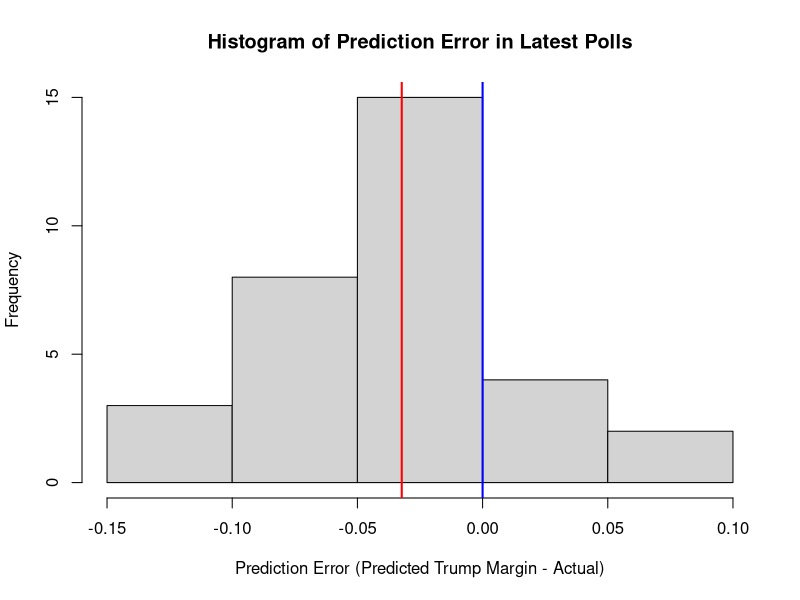

Write R code to recreate this figure.
## ---- chunk 1
results2024 <- read.csv("data/elecresults24.csv", stringsAsFactors = T)
## ---- chunk 2
sum(results2024$ev_total[results2024$called2024 == "R"])
sum(results2024$ev_total[results2024$called2024 == "D"])
## ---- chunk 3
results2024$predicted2024 <- results2024$called2020
## ---- chunk 4
mean(results2024$predicted2024 == results2024$called2024)
## ---- chunk 5
table(predicted=results2024$predicted2024, actual = results2024$called2024)
## ---- chunk 6
results2024$state[results2024$predicted2024 != results2024$called2024]
## ---- chunk 7
polls24 <- read.csv("data/polls24bothsources.csv")

## ---- chunk 8
polls24$pollmargin24 <- polls24$Trump - polls24$Harris
polls24$resultmargin24 <- polls24$rep_percent2024 - polls24$dem_percent2024
## ---- chunk 9
## Iteration vector
states <- unique(polls24$state)
states
## ---- chunk 10
## Subset to just Arizona
states[1]

subdata <- subset(polls24, state == states[1])

## Further subset to the "latest polls"
subdata <- subset(subdata, daystoelection < 15 | 
                      daystoelection == min(subdata$daystoelection) )
## ---- chunk 11
## Find the margin for the actual result
result.marginAZ <- mean(subdata$resultmargin24)
result.marginAZ
## Find the margin for our prediction
polls.marginAZ <- mean(subdata$pollmargin24)
polls.marginAZ
## Allocate votes for Biden according to the margin
trumpvotesAZ <- ifelse(mean(subdata$pollmargin24) > 0, 
                            unique(subdata$ev_total), 0)
trumpvotesAZ
## ---- chunk 12
## Iteration vector
states <- unique(polls24$state)

## Container vectors
polls.margin24 <- result.margin24 <- trumpvotes_pred <- trumpvotes_act <- 
  rep(NA, length(states))

names(polls.margin24) <- names(result.margin24) <- 
  names(trumpvotes_pred) <- names(trumpvotes_act)  <-as.character(unique(states))
## ---- chunk 13
## Loop
for(i in 1:length(states)){
  subdata <- subset(polls24, state == states[i] )
  subdata <- subset(subdata, daystoelection < 15 | 
                      daystoelection == min(subdata$daystoelection) )
  result.margin24[i] <- mean(subdata$resultmargin24)
  polls.margin24[i] <- mean(subdata$pollmargin24)
  trumpvotes_pred[i] <- ifelse(mean(subdata$pollmargin24) > 0, 
                            unique(subdata$ev_total), 0)
  trumpvotes_act[i] <- ifelse(mean(subdata$resultmargin24) > 0, 
                            unique(subdata$ev_total), 0)
 }
sum(trumpvotes_pred) # predicted
sum(trumpvotes_act) # predicted

## ---- chunk 14
## Subset only states without polling data for Harris
elecresults_noncomp <- subset(results2024, (! state %in% states))

## predicted EV
trumpvotes_lesscomp_pred <- ifelse(elecresults_noncomp$called2020 == "R", elecresults_noncomp$ev_total, 0) 
names(trumpvotes_lesscomp_pred) <- elecresults_noncomp$state

## actual EV
trumpvotes_lesscomp_result <- ifelse(elecresults_noncomp$called2024 == "R", elecresults_noncomp$ev_total, 0) 
names(trumpvotes_lesscomp_result) <- elecresults_noncomp$state



# predicted Trump votes from less competitive states vs. actual
sum(trumpvotes_lesscomp_pred) 
sum(trumpvotes_lesscomp_result) 
## ---- chunk 15
predictedEV <- c(trumpvotes_lesscomp_pred,trumpvotes_pred)
sum(predictedEV)
actualEV <- c(trumpvotes_lesscomp_result, trumpvotes_act)
sum(actualEV)
## ---- chunk 16
## Calculate Bias (Predicted Trump - True Trump)
predictionerror <- polls.margin24 -result.margin24 
bias <- mean(predictionerror)
bias

## Root Mean Squared Error
sqrt(mean((predictionerror)^2))
## ---- chunk 17
## Histogram of Prediction Errors to Show Bias
hist(predictionerror, 
     xlab = "Prediction Error (Predicted Trump Margin - Actual)",
     main = "Histogram of Prediction Error in Latest Polls")
abline(v=mean(predictionerror), col="red",lwd=2)
abline(v=0, col="blue", lwd=2)
## ---- chunk 18
actualwins <- ifelse(trumpvotes_act > 0, "Trump Won", "Harris Won")
predictedwins <- ifelse(trumpvotes_pred > 0, "Trump Won", "Harris Won")
## ---- chunk 19
table(predictedwins, actualwins)
## ---- chunk 20
actualwins[actualwins != predictedwins]
trumpvotes_act[actualwins != predictedwins]
